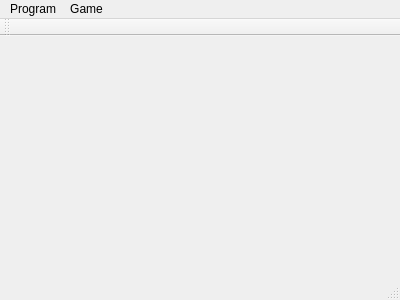
<?xml version="1.0" encoding="UTF-8"?>
<ui version="4.0">
 <class>MainWindow</class>
 <widget class="QMainWindow" name="MainWindow">
  <property name="geometry">
   <rect>
    <x>0</x>
    <y>0</y>
    <width>400</width>
    <height>300</height>
   </rect>
  </property>
  <property name="windowTitle">
   <string>MainWindow</string>
  </property>
  <widget class="QWidget" name="centralWidget"/>
  <widget class="QMenuBar" name="menuBar">
   <property name="geometry">
    <rect>
     <x>0</x>
     <y>0</y>
     <width>400</width>
     <height>25</height>
    </rect>
   </property>
   <widget class="QMenu" name="menuProgram">
    <property name="title">
     <string>Program</string>
    </property>
    <addaction name="actionStart_New_Game"/>
    <addaction name="actionExit"/>
   </widget>
   <widget class="QMenu" name="menuGame">
    <property name="title">
     <string>Game</string>
    </property>
    <addaction name="actionUndo_Last_Move"/>
   </widget>
   <addaction name="menuProgram"/>
   <addaction name="menuGame"/>
  </widget>
  <widget class="QToolBar" name="mainToolBar">
   <attribute name="toolBarArea">
    <enum>TopToolBarArea</enum>
   </attribute>
   <attribute name="toolBarBreak">
    <bool>false</bool>
   </attribute>
  </widget>
  <widget class="QStatusBar" name="statusBar"/>
  <action name="actionStart_New_Game">
   <property name="text">
    <string>Start New Game</string>
   </property>
  </action>
  <action name="actionExit">
   <property name="text">
    <string>Exit</string>
   </property>
  </action>
  <action name="actionUndo_Last_Move">
   <property name="text">
    <string>Undo Last Move</string>
   </property>
  </action>
 </widget>
 <layoutdefault spacing="6" margin="11"/>
 <resources/>
 <connections/>
</ui>
